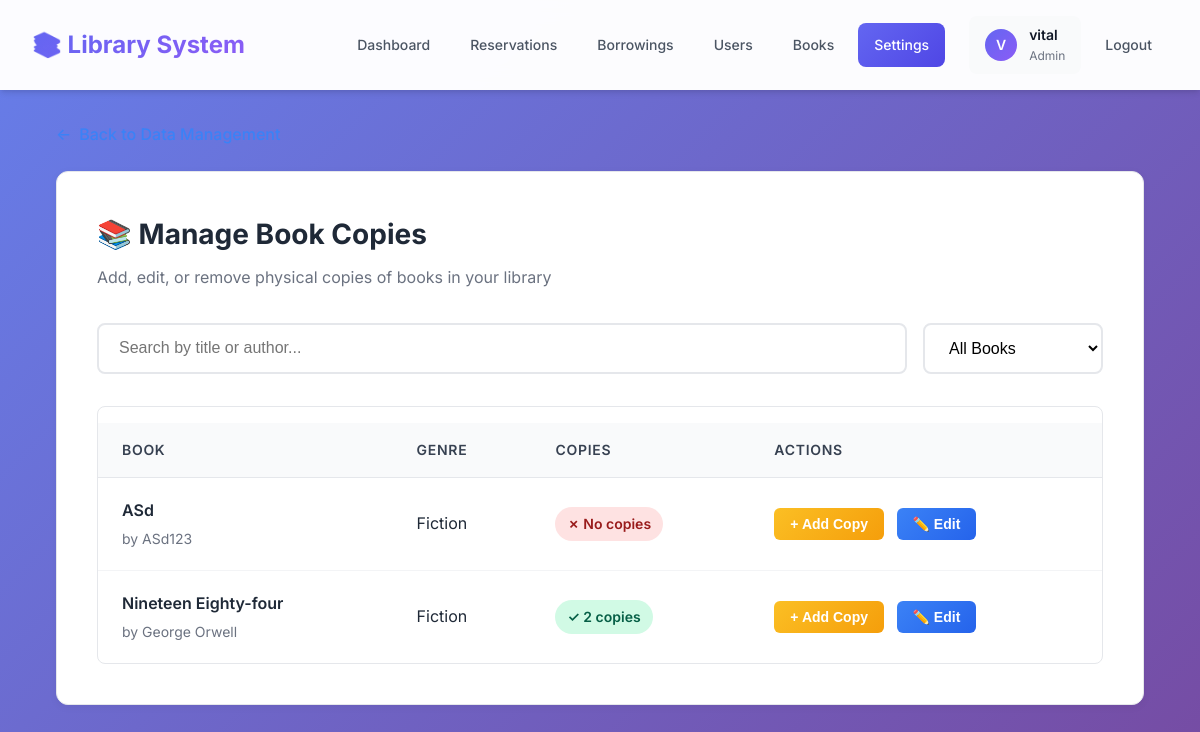
Page /admin-dashboard/manage-copies/ (signed in) on the earlier database version.
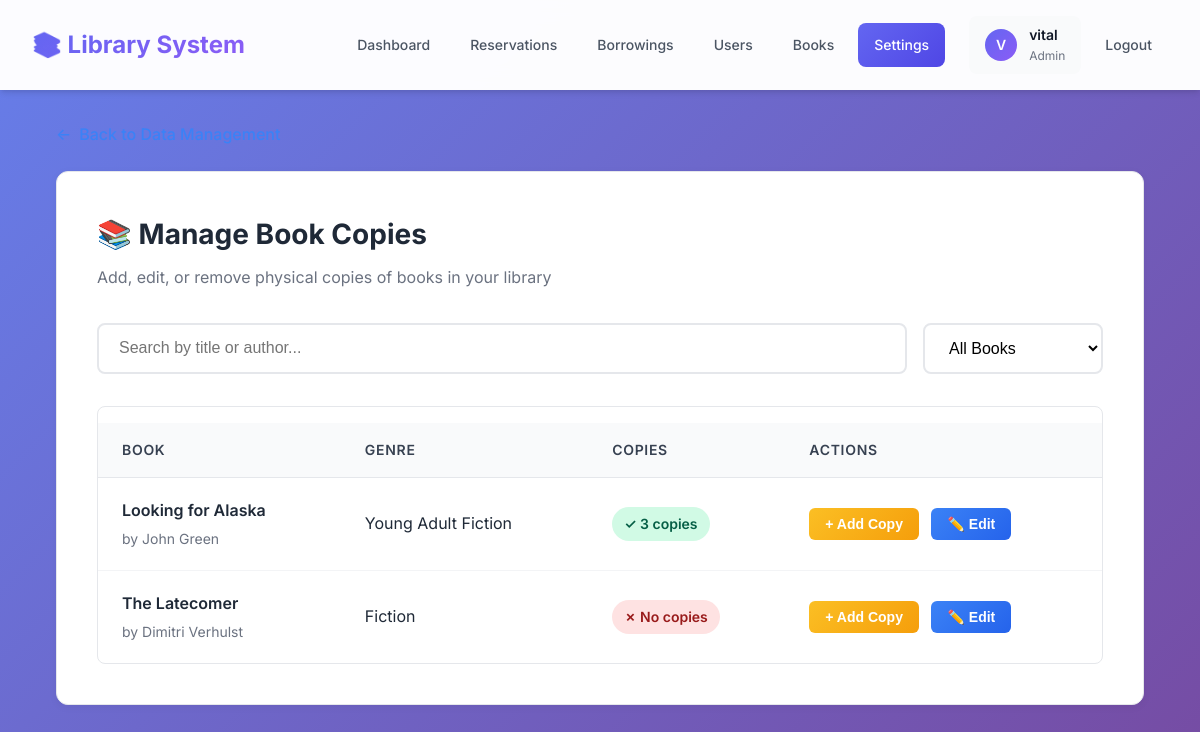
Same page on the later database version.
### library/models.py (models this page shows, shortened)
class Book(models.Model):
    title = models.CharField(max_length=255)
    author = models.CharField(max_length=255, null=True, blank=True, unique=True)
    publication_year = models.IntegerField(null=True, blank=True)
    genre = models.CharField(max_length=50, null=True, blank=True)
    isbn = models.CharField(max_length=13, null=True, blank=True, unique=True)
    cover_image = models.ImageField(upload_to='book_covers/', blank=True, null=True)
    class Meta:
        db_table = 'books'
        indexes = [
            models.Index(fields=['title'], name='book_title_idx'),  # For search queries
            models.Index(fields=['author'], name='book_author_idx'),  # For search queries
            models.Index(fields=['genre'], name='book_genre_idx'),  # For genre filtering
        ]

### library/views.py (the view, shortened to what this page needs)
# urls.py: path('admin-dashboard/manage-copies/', views.admin_manage_copies, name='admin_manage_copies'),
@login_required
@user_passes_test(lambda u: u.is_staff, login_url='login')
def admin_manage_copies(request):
    books = Book.objects.all().prefetch_related('bookcopy_set').order_by('title')
    context = {
        'books': books
    }
    return render(request, 'library/admin_manage_copies.html', context)

### library/templates/library/admin_manage_copies.html (shortened to what this page needs)
{% extends 'library/base.html' %}
{% block content %}
<div class="copies-container">
    <a href="{% url 'admin_data_management' %}" class="back-link" style="display: inline-flex; align-items: center; gap: 0.5rem; color: #3b82f6; text-decoration: none; font-weight: 500; margin-bottom: 1.5rem; transition: all 0.2s;">
        <span>←</span>
        <span>Back to Data Management</span>
    </a>
    <div class="copies-card">
        <h2>📚 Manage Book Copies</h2>
        <p class="card-subtitle">Add, edit, or remove physical copies of books in your library</p>
        <div class="search-filter">
            <input
                type="text"
                id="search-input"
                class="search-input"
                placeholder="Search by title or author..."
            >
            <select id="filter-select" class="filter-select">
                <option value="all">All Books</option>
            </select>
        </div>
        <div class="books-table-container">
            <table class="books-table">
                <thead>
                    <tr>
                        <th>Book</th>
                        <th>Genre</th>
                        <th>Copies</th>
                        <th>Actions</th>
                    </tr>
                </thead>
                <tbody id="books-tbody">
                    {% if books %}
                        {% for book in books %}
                        <tr>
                            <td data-label="Book">
                                <div class="book-title">{{ book.title }}</div>
                                <div class="book-author">by {{ book.author }}</div>
                            </td>
                            <td data-label="Genre">
                                {{ book.genre|default:"Not specified" }}
                            </td>
                            <td data-label="Copies">
                                {% if book.bookcopy_set.count > 0 %}
                                    <span class="copy-badge has-copies">
                                        ✓ {{ book.bookcopy_set.count }} {{ book.bookcopy_set.count|pluralize:"copy,copies" }}
                                    </span>
                                {% else %}
                                    <span class="copy-badge no-copies">
                                        ✗ No copies
                                    </span>
                                {% endif %}
                            </td>
                            <td data-label="Actions">
                                <button class="btn-add-copy" onclick="openAddModal({{ book.id }}, '{{ book.title|escapejs }}', '{{ book.author|escapejs }}', '{{ book.genre|default:''|escapejs }}')">
                                    + Add Copy
                                </button>
                                <button class="btn-edit" onclick="openEditModal({{ book.id }}, '{{ book.title|escapejs }}', '{{ book.author|escapejs }}', '{{ book.genre|default:''|escapejs }}', '{{ book.publication_year|default:''|escapejs }}')">
                                    ✏️ Edit
                                </button>
                            </td>
                        </tr>
                        {% endfor %}
                    {% endif %}
                </tbody>
            </table>
        </div>
    </div>
</div>
{% endblock %}

Differences in the rows shown:
removed Book: title "ASd", author "ASd123", genre "Fiction", shows "✗ No copies"
removed Book: title "Nineteen Eighty-four", author "George Orwell", genre "Fiction", bookcopy_set.count "2"
added Book: title "Looking for Alaska", author "John Green", genre "Young Adult Fiction", bookcopy_set.count "3"
added Book: title "The Latecomer", author "Dimitri Verhulst", genre "Fiction", shows "✗ No copies"
